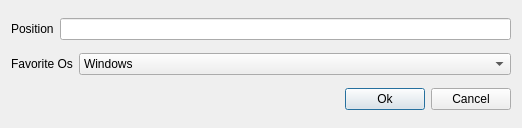
<?xml version="1.0" encoding="UTF-8"?>
<ui version="4.0">
 <class>Dialog</class>
 <widget class="QDialog" name="Dialog">
  <property name="geometry">
   <rect>
    <x>0</x>
    <y>0</y>
    <width>522</width>
    <height>128</height>
   </rect>
  </property>
  <property name="windowTitle">
   <string>Dialog</string>
  </property>
  <layout class="QVBoxLayout" name="verticalLayout">
   <item>
    <layout class="QHBoxLayout" name="horizontalLayout">
     <item>
      <widget class="QLabel" name="position_label">
       <property name="text">
        <string>Position</string>
       </property>
      </widget>
     </item>
     <item>
      <widget class="QLineEdit" name="position_line_edit"/>
     </item>
    </layout>
   </item>
   <item>
    <layout class="QHBoxLayout" name="horizontalLayout_2">
     <item>
      <widget class="QLabel" name="label_2">
       <property name="text">
        <string>Favorite Os</string>
       </property>
      </widget>
     </item>
     <item>
      <widget class="QComboBox" name="os_combo_box">
       <property name="sizePolicy">
        <sizepolicy hsizetype="Preferred" vsizetype="Fixed">
         <horstretch>1</horstretch>
         <verstretch>0</verstretch>
        </sizepolicy>
       </property>
       <item>
        <property name="text">
         <string>Windows</string>
        </property>
       </item>
       <item>
        <property name="text">
         <string>Linux</string>
        </property>
       </item>
       <item>
        <property name="text">
         <string>Mac</string>
        </property>
       </item>
      </widget>
     </item>
    </layout>
   </item>
   <item>
    <layout class="QHBoxLayout" name="horizontalLayout_3">
     <item>
      <spacer name="horizontalSpacer">
       <property name="orientation">
        <enum>Qt::Horizontal</enum>
       </property>
       <property name="sizeHint" stdset="0">
        <size>
         <width>40</width>
         <height>20</height>
        </size>
       </property>
      </spacer>
     </item>
     <item>
      <widget class="QPushButton" name="pushButton">
       <property name="text">
        <string>Ok</string>
       </property>
      </widget>
     </item>
     <item>
      <widget class="QPushButton" name="pushButton_2">
       <property name="text">
        <string>Cancel</string>
       </property>
      </widget>
     </item>
    </layout>
   </item>
  </layout>
 </widget>
 <resources/>
 <connections/>
</ui>
